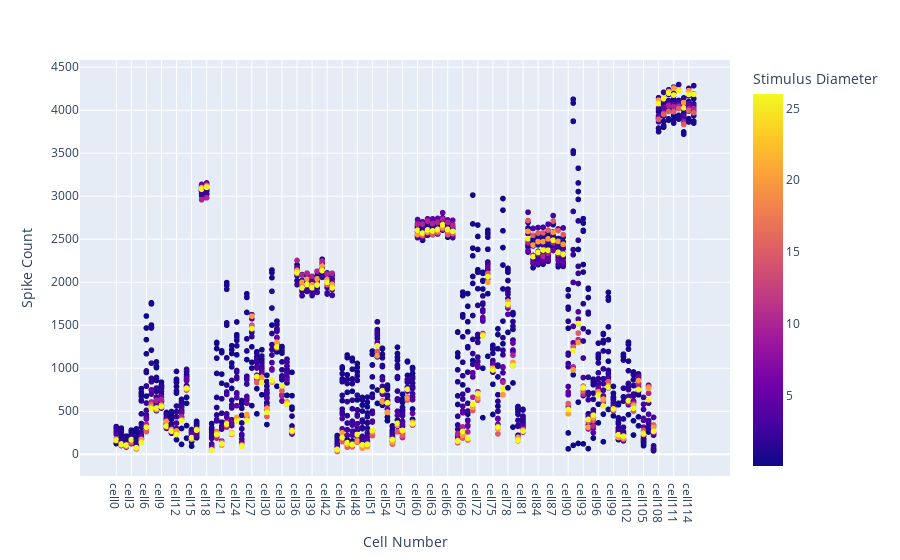

Notebook code cell kept with this figure:
### Code cell
fig = px.scatter(datadf,datadf["Cell Number"], datadf["Spike Count"],color =datadf['Stimulus Diameter'] )
fig.update_layout(autosize=True,)

fig.show()

### Figure 1 — Plotly figure (JSON) as saved in the notebook; plotly's stock layout.template omitted (floating-point values rounded to 4 significant figures; data arrays with more than 128 entries replaced by an {"elided": "..."} marker saying what was removed)
{"data": [{"hovertemplate": "Cell Number=%{x}<br>Spike Count=%{y}<br>Stimulus Diameter=%{marker.color}<extra></extra>", "legendgroup": "", "marker": {"color": {"elided": "2179 float values"}, "coloraxis": "coloraxis", "symbol": "circle"}, "mode": "markers", "name": "", "showlegend": false, "type": "scattergl", "x": {"elided": "2179 str values"}, "xaxis": "x", "y": {"elided": "2179 int values"}, "yaxis": "y"}], "layout": {"autosize": true, "coloraxis": {"colorbar": {"title": {"text": "Stimulus Diameter"}}, "colorscale": [[0, "#0d0887"], [0.1111, "#46039f"], [0.2222, "#7201a8"], [0.3333, "#9c179e"], [0.4444, "#bd3786"], [0.5556, "#d8576b"], [0.6667, "#ed7953"], [0.7778, "#fb9f3a"], [0.8889, "#fdca26"], [1, "#f0f921"]]}, "legend": {"tracegroupgap": 0}, "margin": {"t": 60}, "xaxis": {"anchor": "y", "domain": [0, 1], "title": {"text": "Cell Number"}}, "yaxis": {"anchor": "x", "domain": [0, 1], "title": {"text": "Spike Count"}}}}
